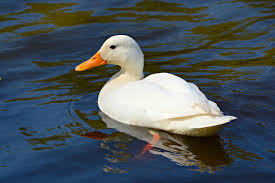
#> input picture data/source/01.jpg, 275 x 183 px
$ python -i laplacian_blend.py   (imports and definitions only)   (Python 2 division)
#> lines starting #> are read from the running program, lines starting #| are printed output that depends on the picture
import cv2
import numpy as np

#=================================================
# Convolution
#=================================================

# [24 lines left out: function _conv, not called in this run]


_GAUSS5 = np.array([1, 4, 6, 4, 1], dtype=np.float64) / 16.0

#=================================================
# Pyramid operations
#=================================================

def pyr_down(img: np.ndarray) ->np.ndarray:
    blurred = _conv(img, _GAUSS5)
    return blurred[::2, ::2].astype(img.dtype)

# [39 lines left out: functions pyr_up, build_gaussian_pyramid, build_laplacian_pyramid, not called in this run]

#=================================================
# Laplacian blending
#=================================================

def laplacian_blend(image_data: dict, num_levels: int = 6):
    source = image_data['source']
    mask   = image_data['mask']
    target = image_data['target']
    H_min, H_max, W_min, W_max = image_data['dims']

    target_region = target[H_min:H_max, W_min:W_max].copy()

    src_u8 = (source        * 255).astype(np.uint8)
    tgt_u8 = (target_region * 255).astype(np.uint8)
    msk_u8 = (mask          * 255).astype(np.uint8)

    mask_bin = (msk_u8 > 128).astype(np.uint8)
    if mask_bin.ndim == 2:
        mask_bin = mask_bin[:, :, np.newaxis]
    src_u8 = src_u8 * mask_bin + tgt_u8 * (1 - mask_bin)

    # Gaussian pyramid
    gp_src  = build_gaussian_pyramid(src_u8,  num_levels)
    gp_tgt  = build_gaussian_pyramid(tgt_u8,  num_levels)
    gp_mask = build_gaussian_pyramid(msk_u8,  num_levels)

    # Laplacian pyramid

    lp_src = build_laplacian_pyramid(gp_src, num_levels)
    lp_tgt = build_laplacian_pyramid(gp_tgt, num_levels)

    # Blend
    blended_pyramid = []
    for i, (lap_s, lap_t) in enumerate(zip(lp_src, lp_tgt)):
        # lp index 0=coarsest → mask index num_levels=coarsest
        m = gp_mask[num_levels - i].astype(np.float32) / 255.0
        m = cv2.resize(m, (lap_s.shape[1], lap_s.shape[0]))
        if m.ndim == 2:
            m = m[:, :, np.newaxis]
        blended_pyramid.append(lap_s * m + lap_t * (1.0 - m))

    # Reconstruct
    result = blended_pyramid[0]
    for i in range(1, num_levels + 1):
        result = cv2.pyrUp(result)
        result = cv2.resize(result, (blended_pyramid[i].shape[1], blended_pyramid[i].shape[0]))
        result += blended_pyramid[i]

    result = np.clip(result / 255.0, 0.0, 1.0)

    output = target.copy()
    output[H_min:H_max, W_min:W_max] = result
    return output

>>> import cv2
>>> picture = cv2.imread('../data/source/01.jpg', cv2.IMREAD_GRAYSCALE)
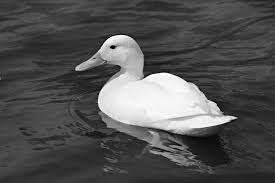
#> picture: shape (183, 275); min 0, max 255, mean 81.6
>>> result = laplacian_blend(picture)
#> (the run stopped early here; a loop or call above may not have finished)

$ run again, on data/source/03.jpg
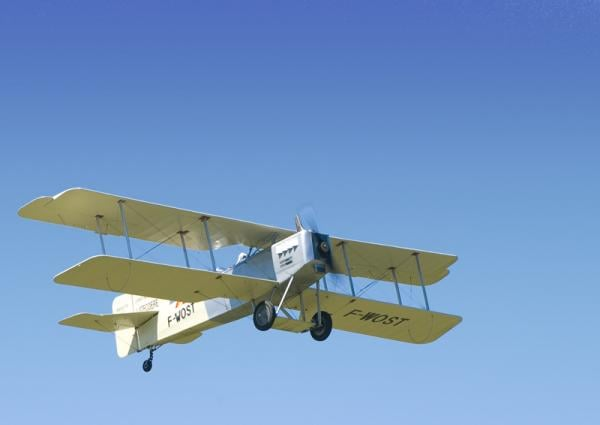
#> input picture data/source/03.jpg, 600 x 425 px
#> `picture = cv2.imread('../data/source/01.jpg', cv2.IMREAD_GRAYSCALE)`:
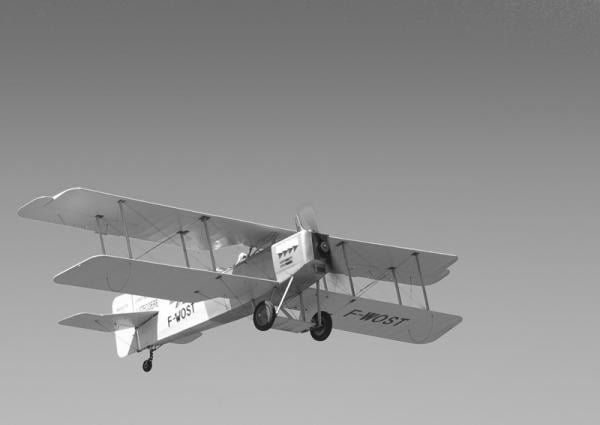
#> picture: shape (425, 600); min 14, max 255, mean 146
